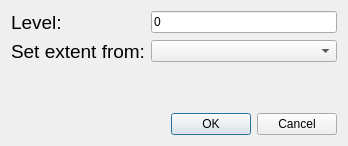
<?xml version="1.0" encoding="UTF-8"?>
<ui version="4.0">
 <class>GEOHEXDialogBase</class>
 <widget class="QDialog" name="GEOHEXDialogBase">
  <property name="geometry">
   <rect>
    <x>0</x>
    <y>0</y>
    <width>348</width>
    <height>146</height>
   </rect>
  </property>
  <property name="windowTitle">
   <string>GEOHEX</string>
  </property>
  <layout class="QVBoxLayout" name="verticalLayout">
   <item>
    <layout class="QFormLayout" name="formLayout">
     <item row="0" column="0">
      <widget class="QLabel" name="label">
       <property name="font">
        <font>
         <pointsize>14</pointsize>
        </font>
       </property>
       <property name="text">
        <string>Level:</string>
       </property>
      </widget>
     </item>
     <item row="0" column="1">
      <widget class="QLineEdit" name="levelLineEdit">
       <property name="text">
        <string>0</string>
       </property>
      </widget>
     </item>
     <item row="1" column="0">
      <widget class="QLabel" name="label_2">
       <property name="font">
        <font>
         <pointsize>14</pointsize>
        </font>
       </property>
       <property name="text">
        <string>Set extent from:</string>
       </property>
      </widget>
     </item>
     <item row="1" column="1">
      <widget class="QComboBox" name="extentLayerList"/>
     </item>
    </layout>
   </item>
   <item>
    <widget class="QDialogButtonBox" name="button_box">
     <property name="orientation">
      <enum>Qt::Horizontal</enum>
     </property>
     <property name="standardButtons">
      <set>QDialogButtonBox::Cancel|QDialogButtonBox::Ok</set>
     </property>
    </widget>
   </item>
  </layout>
 </widget>
 <resources/>
 <connections>
  <connection>
   <sender>button_box</sender>
   <signal>accepted()</signal>
   <receiver>GEOHEXDialogBase</receiver>
   <slot>accept()</slot>
   <hints>
    <hint type="sourcelabel">
     <x>20</x>
     <y>20</y>
    </hint>
    <hint type="destinationlabel">
     <x>20</x>
     <y>20</y>
    </hint>
   </hints>
  </connection>
  <connection>
   <sender>button_box</sender>
   <signal>rejected()</signal>
   <receiver>GEOHEXDialogBase</receiver>
   <slot>reject()</slot>
   <hints>
    <hint type="sourcelabel">
     <x>20</x>
     <y>20</y>
    </hint>
    <hint type="destinationlabel">
     <x>20</x>
     <y>20</y>
    </hint>
   </hints>
  </connection>
 </connections>
</ui>
